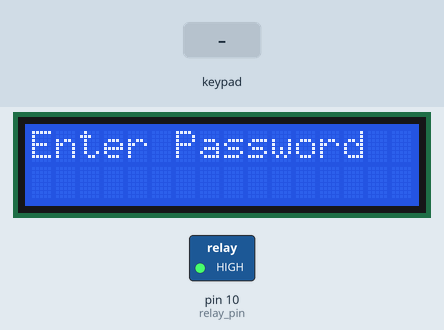
Bench run of a sketch on a simulated Arduino Uno, built with avr-gcc and run on an emulated ATmega328P. Shown: 16×2 character LCD, switched loads named in the sketch (green lamp = pin HIGH). The test bench sets the inputs (shaded band). EEPROM starts erased.

Above: at 5.3 s.
5.4 s: keypad keys 9 8 7 6 pressed 0.4 s apart
At 7.1 s:
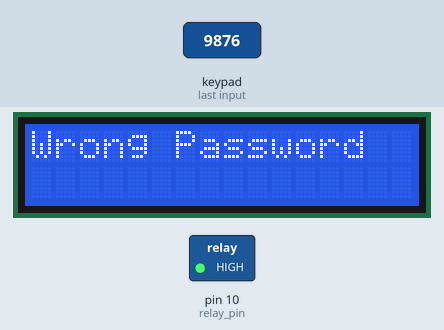
10.0 s: key 'A' pressed
At 12.7 s:
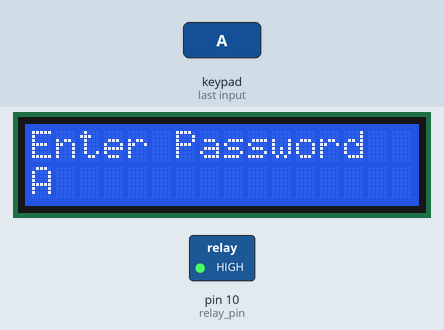
13.0 s: key 'B' pressed
At 13.8 s:
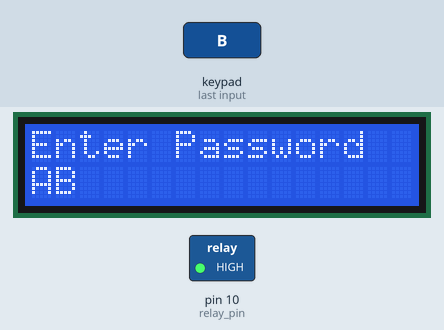
14.5 s: key 'C' pressed
At 14.8 s:
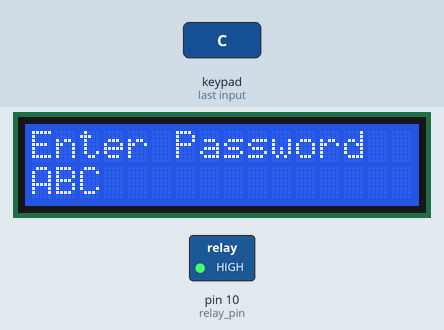
16.0 s: key '*' pressed
At 16.11 s:
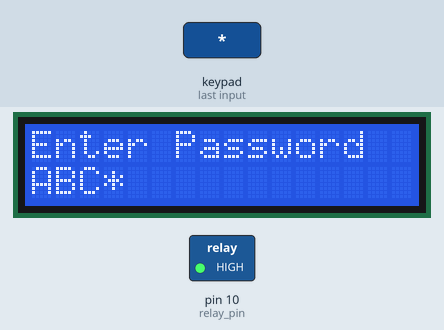
17.7 s: key '#' pressed
At 21.49 s:
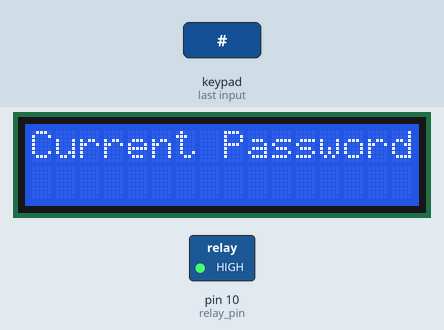
Timing chart, 0 to 21.7 s (numbered marks = the images above; inputs shaded):
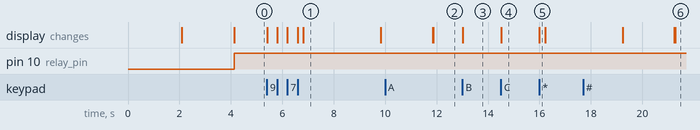

The sketch:

keypad-security-system.ino
```cpp
//Tech Trends Shameer
//KeyPad Security Lock System

#include <Wire.h>
#include <LiquidCrystal_I2C.h>
#include <Keypad.h>
#include<EEPROM.h>

LiquidCrystal_I2C lcd(0x27, 16, 2);
char password[4];
char initial_password[4],new_password[4];
int i=0;
int relay_pin = 10;
char key_pressed=0;
const byte rows = 4;
const byte columns = 4;
char hexaKeys[rows][columns] =
{
  {'1','2','3','A'},
  {'4','5','6','B'},
  {'7','8','9','C'},
  {'*','0','#','D'}
};

byte row_pins[rows] = {9,8,7,6};
byte column_pins[columns] = {5,4,3,2};
Keypad keypad_key = Keypad( makeKeymap(hexaKeys), row_pins, column_pins, rows, columns);

void setup()
{
  lcd.begin();
  lcd.backlight();
  lcd.clear();
  lcd.setCursor(3,0);
  lcd.print("Tech Trends");
  delay(2000);
  pinMode(relay_pin, OUTPUT);
  lcd.clear();
  lcd.setCursor(2,0);
  lcd.print("KeyPad Lock");
  lcd.setCursor(4,1);
  lcd.print("System");
  delay(2000);
  lcd.clear();
  lcd.print("Enter Password");
  lcd.setCursor(0,1);
  initialpassword();
}

void loop()
{
  digitalWrite(relay_pin, HIGH);
  key_pressed = keypad_key.getKey();
  if(key_pressed=='#')
    change();
  if (key_pressed)
  {
    password[i++]=key_pressed;
    lcd.print(key_pressed);
  }
  if(i==4)
  {
    delay(200);
    for(int j=0;j<4;j++)
    initial_password[j]=EEPROM.read(j);
    if(!(strncmp(password, initial_password,4)))
    {
      lcd.clear();
      lcd.print("Pass Accepted");
      digitalWrite(relay_pin, LOW);
      delay(3000);
      lcd.setCursor(0,1);
      lcd.print("Pres # to change");
      delay(2000);
      lcd.clear();
      lcd.print("Enter Password:");
      lcd.setCursor(0,1);
      i=0;
    }
    else
    {
      digitalWrite(relay_pin, HIGH);
      lcd.clear();
      lcd.print("Wrong Password");
      lcd.setCursor(0,1);
      delay(3000);
      lcd.print("Pres # to Change");
      delay(2000);
      lcd.clear();
      lcd.print("Enter Password");
      lcd.setCursor(0,1);
      i=0;
    }
  }
}

void change()
{
  int j=0;
  lcd.clear();
  lcd.print("Current Password");
  lcd.setCursor(0,1);
  while(j<4)
  {
    char key=keypad_key.getKey();
    if(key)
    {
      new_password[j++]=key;
      lcd.print(key);
    }
    key=0;
  }
  delay(500);
  if((strncmp(new_password, initial_password, 4)))
  {
    lcd.clear();
    lcd.print("Wrong Password");
    lcd.setCursor(0,1);
    lcd.print("Try Again");
    delay(1000);
  }
  else
  {
    j=0;
    lcd.clear();
    lcd.print("New Password:");
    lcd.setCursor(0,1);
    while(j<4)
    {
      char key=keypad_key.getKey();
      if(key)
      {
        initial_password[j]=key;
        lcd.print(key);
        EEPROM.write(j,key);
        j++;
      }
    }
    delay(3000);
    lcd.print("Pass Changed");
    delay(1000);
  }
  lcd.clear();
  lcd.print("Enter Password");
  lcd.setCursor(0,1);
  key_pressed=0;
}

void initialpassword()
{
  for(int j=0;j<4;j++)
  EEPROM.write(j, j+49);
  for(int j=0;j<4;j++)
  initial_password[j]=EEPROM.read(j);
}
```

Measured:
- after the input at 5.4 s, the display: first changes at once (image 1 shows a later state)
- after the input at 10.0 s, the display: first differs from a run without the input after 1.9 s (image 2)
- after the input at 13.0 s, the display: changes at once (image 3)
- after the input at 14.5 s, the display: changes at once (image 4)
- after the input at 16.0 s, the display: changes at once (image 5)
- after the input at 17.7 s, the display: first differs from a run without the input after 3.6 s (image 6)
- what the display in image 1 shows lasts 3.0 s, from 6.8 s to 9.8 s
